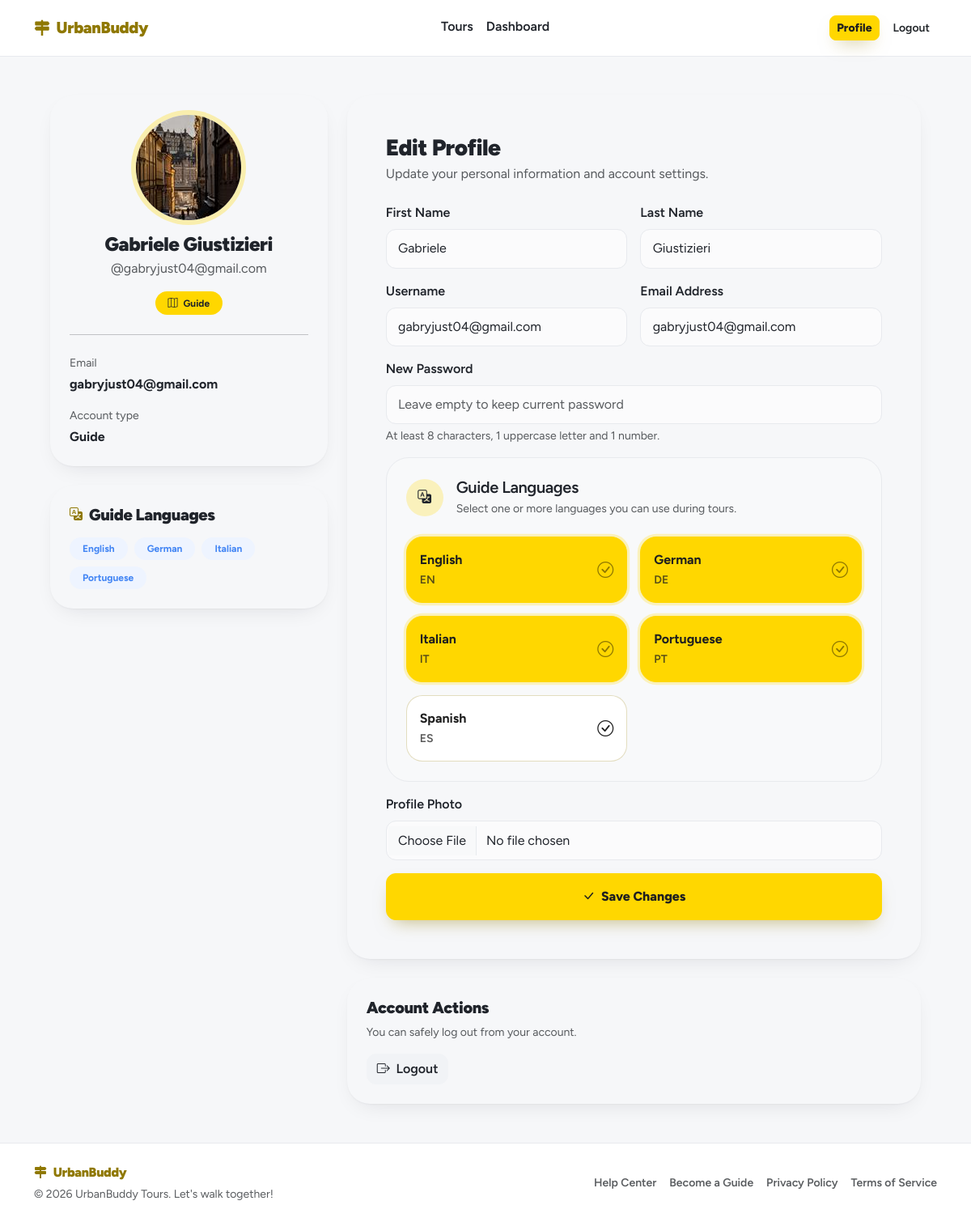
Screenshot of /profile (signed in) with the database file from the repository.
### tables this page shows
CREATE TABLE "users" (
	"id"	TEXT,
	"email"	TEXT NOT NULL UNIQUE,
	"password_hash"	TEXT NOT NULL,
	"first_name"	TEXT NOT NULL,
	"last_name"	TEXT NOT NULL,
	"username"	TEXT NOT NULL,
	"role"	BLOB NOT NULL CHECK("role" IN ('guide', 'participant', 'admin')),
	"created_at"	TEXT DEFAULT CURRENT_TIMESTAMP,
	"updated_at"	TEXT DEFAULT CURRENT_TIMESTAMP,
	"profile_photo"	TEXT,
	PRIMARY KEY("id")
);

CREATE TABLE "languages" (
	"id"	INTEGER,
	"name"	TEXT NOT NULL UNIQUE,
	"created_at"	TEXT DEFAULT CURRENT_TIMESTAMP,
	"label"	TEXT NOT NULL,
	PRIMARY KEY("id" AUTOINCREMENT)
);

### app/auth/routes.py (the view, shortened to what this page needs)
@auth_bp.route("/profile", methods=["GET", "POST"])
@login_required
def profile():
    languages = LanguagesDAO.list_all_languages()
    if request.method == "GET":
        selected_language_ids = []
        if current_user.role == "guide":
            selected_language_ids = current_user.guide_language_ids
        return render_template(
            "profile.html",
            user=current_user,
            languages=languages,
            selected_language_ids=selected_language_ids,
        )

### app/templates/profile.html (shortened to what this page needs)
{% extends "base.html" %}
{% block content %}
<section class="py-5">
    <div class="container container-page">
        <div class="row g-4">
            <div class="col-lg-4">
                <div class="card border-0 shadow-sm rounded-5">
                    <div class="card-body p-4 text-center">
                        <img
                            src="{{ url_for('static', filename='uploads/pics/' ~ user.profile_photo) }}"
                            alt="{{ user.username }}"
                            class="profile-avatar rounded-circle object-fit-cover mb-3"
                        >
                        <h1 class="h4 fw-black mb-1">
                            {{ user.first_name }} {{ user.last_name }}
                        </h1>
                        <p class="text-muted mb-3">
                            @{{ user.username }}
                        </p>
                        {% if user.role == "guide" %}
                            <span class="badge rounded-pill bg-brand text-dark px-3 py-2">
                                <i class="bi bi-map me-1"></i>
                                Guide
                            </span>
                        {% else %}
                            <span class="badge rounded-pill bg-light text-muted px-3 py-2">
                                <i class="bi bi-person me-1"></i>
                                Participant
                            </span>
                        {% endif %}
                        <hr class="my-4">
                        <div class="text-start">
                            <p class="small text-muted mb-1">Email</p>
                            <p class="fw-bold mb-3">{{ user.email }}</p>
                            <p class="small text-muted mb-1">Account type</p>
                            <p class="fw-bold mb-0 text-capitalize">{{ user.role }}</p>
                        </div>
                    </div>
                </div>
                {% if user.role == "guide" %}
                    <div class="card border-0 shadow-sm rounded-5 mt-4">
                        <div class="card-body p-4">
                            <div class="d-flex align-items-center gap-2 mb-3">
                                <i class="bi bi-translate text-brand"></i>
                                <h2 class="h5 fw-black mb-0">
                                    Guide Languages
                                </h2>
                            </div>
                            {% if selected_language_ids %}
                                <div class="d-flex flex-wrap gap-2">
                                    {% for language in languages %}
                                        {% if language.id in selected_language_ids %}
                                            <span class="badge rounded-pill bg-soft-blue text-primary px-3 py-2">
                                                {{ language.name }}
                                            </span>
                                        {% endif %}
                                    {% endfor %}
                                </div>
                            {% else %}
                                <p class="text-muted small mb-0">
                                    No guide languages selected.
                                </p>
                            {% endif %}
                        </div>
                    </div>
                {% endif %}
            </div>
            <div class="col-lg-8">
                <div class="card border-0 shadow-sm rounded-5">
                    <div class="card-body p-4 p-lg-5">
                        <div class="d-flex align-items-center justify-content-between gap-3 mb-4">
                            <div>
                                <h2 class="h3 fw-black mb-1">
                                    Edit Profile
                                </h2>
                                <p class="text-muted mb-0">
                                    Update your personal information and account settings.
                                </p>
                            </div>
                        </div>
                        <form method="POST" action="{{ url_for('auth.profile') }}" enctype="multipart/form-data">
                            <div class="row g-3">
                                <div class="col-md-6">
                                    <label for="firstNameInput" class="form-label">First Name</label>
                                    <input
                                        type="text"
                                        class="form-control"
                                        id="firstNameInput"
                                        name="first_name"
                                        value="{{ user.first_name }}"
                                        required
                                    >
                                </div>
                                <div class="col-md-6">
                                    <label for="lastNameInput" class="form-label">Last Name</label>
                                    <input
                                        type="text"
                                        class="form-control"
                                        id="lastNameInput"
                                        name="last_name"
                                        value="{{ user.last_name }}"
                                        required
                                    >
                                </div>
                                <div class="col-md-6">
                                    <label for="usernameInput" class="form-label">Username</label>
                                    <input
                                        type="text"
                                        class="form-control"
                                        id="usernameInput"
                                        name="username"
                                        value="{{ user.username }}"
                                        required
                                    >
                                </div>
                                <div class="col-md-6">
                                    <label for="emailInput" class="form-label">Email Address</label>
                                    <input
                                        type="email"
                                        class="form-control"
                                        id="emailInput"
                                        name="email"
                                        value="{{ user.email }}"
                                        required
                                    >
                                </div>
                                <div class="col-12">
                                    <label for="passwordInput" class="form-label">New Password</label>
                                    <input
                                        type="password"
                                        class="form-control"
                                        id="passwordInput"
                                        name="password"
                                        placeholder="Leave empty to keep current password"
                                    >
                                    <div class="form-text">
                                        At least 8 characters, 1 uppercase letter and 1 number.
                                    </div>
                                </div>
                                {% if user.role == "guide" %}
                                    <div class="col-12">
                                        <div class="card border rounded-5 bg-light">
                                            <div class="card-body p-4">
                                                <div class="d-flex align-items-center gap-3 mb-4">
                                                    <span class="icon-circle"><i class="bi bi-translate"></i></span>
                                                    <div>
                                                        <label class="form-label h5 fw-black mb-1">
                                                            Guide Languages
                                                        </label>
                                                        <p class="small text-muted mb-0">
                                                            Select one or more languages you can use during tours.
                                                        </p>
                                                    </div>
                                                </div>
                                                {% include "partials/guide_languages.html" %}
                                            </div>
                                        </div>
                                    </div>
                                {% endif %}
                                <div class="col-12">
                                    <label for="profilePhotoInput" class="form-label">Profile Photo</label>
                                    <input
                                        type="file"
                                        class="form-control"
                                        id="profilePhotoInput"
                                        name="profile_photo"
                                        accept="image/png, image/jpeg, image/jpg, image/webp"
                                    >
                                </div>
                                <div class="col-12">
                                    <button type="submit" class="btn btn-primary w-100 py-3">
                                        <i class="bi bi-check-lg me-1"></i>
                                        Save Changes
                                    </button>
                                </div>
                            </div>
                        </form>
                    </div>
                </div>
                <div class="card border-0 shadow-sm rounded-5 mt-4">
                    <div class="card-body p-4">
                        <h2 class="h5 fw-black mb-2">
                            Account Actions
                        </h2>
                        <p class="text-muted small mb-3">
                            You can safely log out from your account.
                        </p>
                        <a href="{{ url_for('auth.logout') }}" class="btn btn-light">
                            <i class="bi bi-box-arrow-right me-1"></i>
                            Logout
                        </a>
                    </div>
                </div>
            </div>
        </div>
    </div>
</section>
{% endblock %}

### app/templates/base.html (shortened to what this page needs)
<!doctype html>
<html lang="en">
<head>
    <link href="https://cdn.jsdelivr.net/npm/bootstrap@5.3.8/dist/css/bootstrap.min.css" rel="stylesheet">
    <link href="https://cdn.jsdelivr.net/npm/bootstrap-icons@1.11.3/font/bootstrap-icons.css" rel="stylesheet">
    <link rel="stylesheet" href="{{ url_for('static', filename='style.css') }}">
</head>
<body class="d-flex flex-column min-vh-100">
    {% block header %}
        {% include "partials/header.html" %}
    {% endblock %}
    <main class="flex-grow-1">
        {% block content %}{% endblock %}
    </main>
    {% block footer %}
        {% include "partials/footer.html" %}
    {% endblock %}
</body>
</html>

### app/templates/partials/header.html (shortened to what this page needs)
<nav class="navbar navbar-expand-lg bg-white border-bottom sticky-top">
    <div class="container">
        <a class="navbar-brand d-flex align-items-center gap-2" href="{{ url_for('public.home') }}">
            <i class="bi bi-signpost-2-fill text-brand"></i>
            UrbanBuddy
        </a>
        <div class="collapse navbar-collapse" id="mainNavbar">
            <ul class="navbar-nav mx-auto mb-2 mb-lg-0">
                <li class="nav-item">
                    <a class="nav-link {{ 'active' if request.endpoint == 'public.home' }}" href="{{ url_for('public.home') }}">
                        Tours
                    </a>
                </li>
                {% if current_user.is_authenticated and current_user.role == "guide" %}
                    <li class="nav-item">
                        <a class="nav-link {{ 'active' if request.endpoint == 'guide_dashboard.dashboard' }}" href="{{ url_for('guide_dashboard.dashboard') }}">
                            Dashboard
                        </a>
                    </li>
                {% endif %}
            </ul>
            <div class="d-flex align-items-center gap-2">
                {% if current_user.is_authenticated %}
                    <a href="{{ url_for('auth.profile') }}" class="btn btn-primary btn-sm">
                        Profile
                    </a>
                    <a href="{{ url_for('auth.logout') }}" class="btn btn-link btn-sm text-dark text-decoration-none">
                        Logout
                    </a>
                {% endif %}
            </div>
        </div>
    </div>
</nav>

### app/templates/partials/guide_languages.html (shortened to what this page needs)
{% if languages %}
    <div class="row g-3">
        {% for language in languages %}
            <div class="col-md-6">
                <label class="btn language-choice w-100 rounded-4 p-3 text-start h-100" for="language-{{ language.id }}">
                    <div class="d-flex align-items-center justify-content-between gap-3">
                        <div>
                            <span class="fw-bold d-block">{{ language.name }}</span>
                            <span class="small opacity-75">{{ language.label|default('Tour language') }}</span>
                        </div>
                        <i class="bi bi-check-circle fs-5"></i>
                    </div>
                </label>
            </div>
        {% endfor %}
    </div>
{% else %}
    <div class="alert alert-light border rounded-4 mb-0">
        No languages available yet.
    </div>
{% endif %}

### app/templates/partials/footer.html
<footer class="bg-white border-top py-4 mt-auto">
    <div class="container">
        <div class="row align-items-center gy-3">
            <div class="col-md-5">
                <a class="navbar-brand d-inline-flex align-items-center gap-2 mb-1" href="{{ url_for('public.home') }}">
                    <i class="bi bi-signpost-2-fill text-brand"></i>
                    UrbanBuddy
                </a>
                <p class="small text-muted mb-0">
                    © 2026 UrbanBuddy Tours. Let's walk together!
                </p>
            </div>
            <div class="col-md-7">
                <ul class="nav justify-content-md-end gap-md-3 small fw-semibold">
                    <li class="nav-item">
                        <a class="nav-link px-0 text-muted" href="#">Help Center</a>
                    </li>
                    <li class="nav-item">
                        <a class="nav-link px-0 text-muted" href="{{ url_for('auth.signup') }}">Become a Guide</a>
                    </li>
                    <li class="nav-item">
                        <a class="nav-link px-0 text-muted" href="#">Privacy Policy</a>
                    </li>
                    <li class="nav-item">
                        <a class="nav-link px-0 text-muted" href="#">Terms of Service</a>
                    </li>
                </ul>
            </div>
        </div>
    </div>
</footer>

### rows the page displays
users: profile_photo (picture), first_name "Gabriele", last_name "Giustizieri", username "gabryjust04@gmail.com", email "gabryjust04@gmail.com", role "Guide"
languages: name "English", label "EN"
languages: name "German", label "DE"
languages: name "Italian", label "IT"
languages: name "Portuguese", label "PT"
languages: name "Spanish", label "ES"
